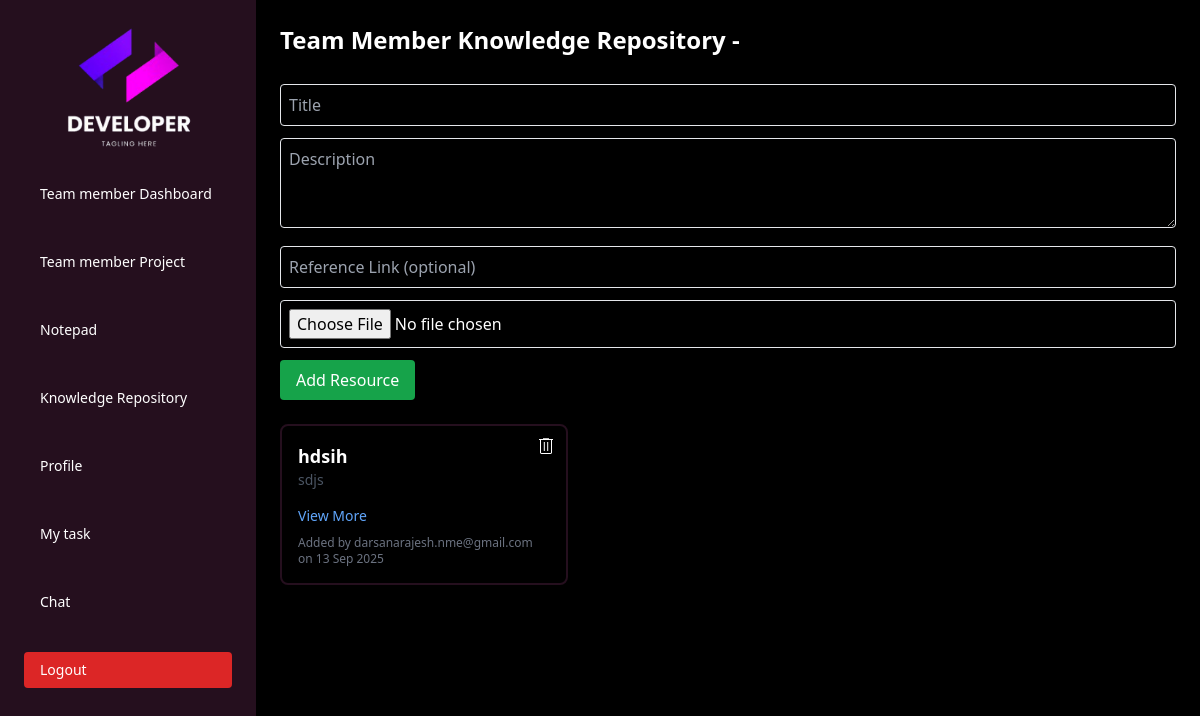
The page /teammember_repository/ (signed in) on the database its author committed.
### monitoringapp/models.py (models this page shows, shortened)
class Knowledge(models.Model):
    department = models.ForeignKey("Department", on_delete=models.CASCADE)
    user = models.ForeignKey(User, on_delete=models.CASCADE)   # ✅ use your custom User
    title = models.CharField(max_length=255)
    description = models.TextField(blank=True, null=True)
    file = models.FileField(upload_to="knowledge_files/", blank=True, null=True, max_length=500)
    link = models.URLField(blank=True, null=True)
    created_at = models.DateTimeField(auto_now_add=True)

class User(models.Model):
    STATUS_CHOICES = (
        ('active', 'Active'),
        ('inactive', 'Inactive'),
    )
    name = models.CharField(max_length=150)
    employee_id = models.CharField(max_length=50, unique=True)
    email = models.EmailField(unique=True)
    phone = models.CharField(max_length=15, blank=True, null=True)
    department = models.ForeignKey(Department, on_delete=models.SET_NULL, null=True)
    team = models.ForeignKey(Team, on_delete=models.SET_NULL, null=True, blank=True)
    job_Position = models.CharField(max_length=100)
    designation = models.CharField(max_length=100)
    work_location = models.CharField(max_length=150, blank=True, null=True)
    joining_date = models.DateField(auto_now_add=True)
    username = models.CharField(max_length=100, unique=True)
    password = models.CharField(max_length=128)
    status = models.CharField(max_length=10, choices=STATUS_CHOICES, default='inactive')
    profile_image = models.ImageField(upload_to='user_images/', blank=True, null=True)
    last_login_time = models.DateTimeField(null=True, blank=True)
    last_logout_time = models.DateTimeField(null=True, blank=True)

### monitoringapp/views.py (the view, shortened to what this page needs)
# urls.py: path("teammember_repository/", views.teammember_repository, name="teammember_repository"),
@never_cache
def teammember_repository(request):
    user_id = request.session.get("user_id")
    if not user_id:   # 🔒 No session → redirect to index
        return redirect("index")
    user = get_object_or_404(User, id=user_id)
    knowledge_items = Knowledge.objects.filter(department=user.department).order_by("-created_at")
    return render(request, "teammember_repository.html", {"knowledge_items": knowledge_items})

### monitoringapp/context_processors.py (called while the page is built)
def logged_in_user(request):
    user = None
    is_team_lead = False
    if request.session.get("user_id"):
        try:
            user = User.objects.get(id=request.session["user_id"])
            if user.job_Position.lower() == "team lead":
                is_team_lead = True
        except User.DoesNotExist:
            pass
    return {"logged_in_user": user, "is_team_lead": is_team_lead}

### monitoringapp/templates/teammember_repository.html (shortened to what this page needs)
{% load static %}
<!DOCTYPE html>
<html lang="en">
<head>
  <script src="https://cdn.tailwindcss.com"></script>
  <link rel="stylesheet" href="{% static 'css/admin.css' %}">
</head>
<body class="bg-black text-white font-sans select-none">
<div id="sidebar"
     class="fixed top-0 left-0 h-full w-64 bg-[#250f1e] overflow-y-auto text-white p-6 z-50 transform -translate-x-full md:translate-x-0 transition-transform duration-300 ease-in-out">  <div class="flex items-center justify-between mb-6">
    <div class="w-full flex justify-center select-none">
      <img src="{% static 'images/logo.png' %}" alt="Logo" class="w-32 h-32 object-contain">
    </div>
  </div>
  <nav class="select-none">
    <ul class="space-y-8 text-sm">
      <li>
        <a href="{% url 'teammember_dashboard' %}" class="block py-2 px-4 rounded hover:bg-white hover:text-black">Team member Dashboard</a>
      </li>
      <li>
        <a href="{% url 'teammember_project' %}" class="block py-2 px-4 rounded hoverbg-white hover:text-black">Team member Project</a>
      </li>
      <li>
        <a href="{% url 'teammember_notepad' %}" class="block py-2 px-4 rounded hover:bg-white hover:text-black">Notepad</a>
      </li>
      <li>
        <a href="{% url 'teammember_repository' %}" class="block py-2 px-4 rounded hover:bg-white hover:text-black">Knowledge Repository</a>
      </li>
      <li>
        <a href="{% url 'teammember_profile' %}" class="block py-2 px-4 rounded hover:bg-white hover:text-black">Profile</a>
      </li>
      <li>
        <a href="{% url 'teammember_task' %}" class="block py-2 px-4 rounded hover:bg-white hover:text-black">My task</a>
      </li>
      <li>
        <a href="{% url 'teammember_chat' %}" class="block py-2 px-4 rounded hover:bg-white hover:text-black">Chat</a>
      </li>
     <a href="{% url 'teammember_logout' %}"
       class="block py-2 px-4 rounded bg-red-600 text-white">
       Logout
    </a>
    </ul>
  </nav>
</div>
<div class="ml-0 md:ml-64 p-4 md:p-6 max-md:mt-[5rem]">
  <h1 class="text-2xl font-bold mb-4">
    Team Member Knowledge Repository - {{ request.user.department.name }}
  </h1>
  <form method="POST" enctype="multipart/form-data" class="space-y-3 mb-6">
    <input type="text" name="title" placeholder="Title" class="w-full border p-2 rounded" required>
    <textarea name="description" rows="3" placeholder="Description" class="w-full border p-2 rounded"></textarea>
    <input type="url" name="link" placeholder="Reference Link (optional)" class="w-full border p-2 rounded">
    <input type="file" name="file" class="w-full border p-2 rounded">
    <button type="submit" class="px-4 py-2 bg-green-600 text-white rounded">Add Resource</button>
  </form>
  <div class="grid grid-cols-1 md:grid-cols-3 gap-4">
    {% for item in knowledge_items %}
      <div class="relative p-4 rounded-lg shadow border-2 border-[#250f1e] bg-transparent">
        <form method="POST" action="{% url 'teammember_repository_delete' item.id %}" class="absolute top-2 right-2">
          <button type="submit" class="text-red-500 hover:text-red-700" title="Delete">
          </button>
        </form>
        <h2 class="font-semibold text-lg">{{ item.title }}</h2>
        <p class="text-gray-600 text-sm mb-2 line-clamp-3">{{ item.description }}</p>
        <button type="button" onclick="openTeamMemberRepositoryModal('{{ item.id }}')"
                class="mt-2 text-blue-400 hover:underline text-sm">
          View More
        </button>
        <p class="text-xs text-gray-500 mt-2">
          Added by {{ item.user.username }} on {{ item.created_at|date:"d M Y" }}
        </p>
      </div>
    {% empty %}
      <p class="col-span-3 text-gray-500">No resources available yet.</p>
    {% endfor %}
  </div>
</div>
</body>
</html>

### monitoringapp/static/css/admin.css (style rules this page uses)
input, select, textarea { background-color: transparent !important; color: white !important; }
html, body { overflow-x: hidden; width: 100%; }

### rows shown on the page
Knowledge: title "hdsih", description "sdjs", user.username "darsanarajesh.nme@gmail.com", created_at "13 Sep 2025"
